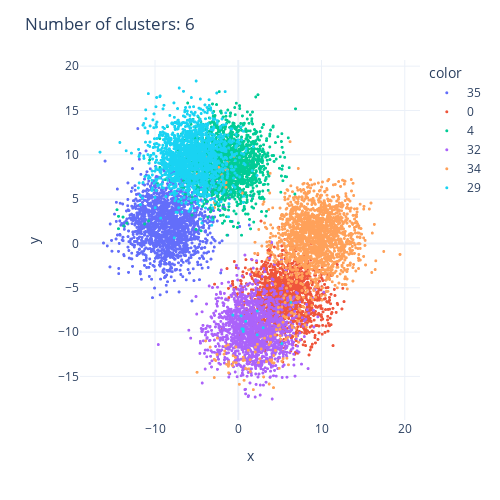

Source (notebook cell):
### Code cell
plot_cluster(data, graph)

### Figure 1 — Plotly figure (JSON) as saved in the notebook; plotly's stock layout.template omitted (floating-point values rounded to 4 significant figures; data arrays with more than 128 entries replaced by an {"elided": "..."} marker saying what was removed)
{"data": [{"hovertemplate": "color=35<br>x=%{x}<br>y=%{y}<extra></extra>", "legendgroup": "35", "marker": {"color": "#636efa", "size": 3, "symbol": "circle"}, "mode": "markers", "name": "35", "showlegend": true, "type": "scattergl", "x": {"elided": "1800 float values"}, "xaxis": "x", "y": {"elided": "1800 float values"}, "yaxis": "y"}, {"hovertemplate": "color=0<br>x=%{x}<br>y=%{y}<extra></extra>", "legendgroup": "0", "marker": {"color": "#EF553B", "size": 3, "symbol": "circle"}, "mode": "markers", "name": "0", "showlegend": true, "type": "scattergl", "x": {"elided": "1611 float values"}, "xaxis": "x", "y": {"elided": "1611 float values"}, "yaxis": "y"}, {"hovertemplate": "color=4<br>x=%{x}<br>y=%{y}<extra></extra>", "legendgroup": "4", "marker": {"color": "#00cc96", "size": 3, "symbol": "circle"}, "mode": "markers", "name": "4", "showlegend": true, "type": "scattergl", "x": {"elided": "1583 float values"}, "xaxis": "x", "y": {"elided": "1583 float values"}, "yaxis": "y"}, {"hovertemplate": "color=32<br>x=%{x}<br>y=%{y}<extra></extra>", "legendgroup": "32", "marker": {"color": "#ab63fa", "size": 3, "symbol": "circle"}, "mode": "markers", "name": "32", "showlegend": true, "type": "scattergl", "x": {"elided": "1595 float values"}, "xaxis": "x", "y": {"elided": "1595 float values"}, "yaxis": "y"}, {"hovertemplate": "color=34<br>x=%{x}<br>y=%{y}<extra></extra>", "legendgroup": "34", "marker": {"color": "#FFA15A", "size": 3, "symbol": "circle"}, "mode": "markers", "name": "34", "showlegend": true, "type": "scattergl", "x": {"elided": "1806 float values"}, "xaxis": "x", "y": {"elided": "1806 float values"}, "yaxis": "y"}, {"hovertemplate": "color=29<br>x=%{x}<br>y=%{y}<extra></extra>", "legendgroup": "29", "marker": {"color": "#19d3f3", "size": 3, "symbol": "circle"}, "mode": "markers", "name": "29", "showlegend": true, "type": "scattergl", "x": {"elided": "1605 float values"}, "xaxis": "x", "y": {"elided": "1605 float values"}, "yaxis": "y"}], "layout": {"height": 500, "legend": {"title": {"text": "color"}, "tracegroupgap": 0}, "margin": {"t": 60}, "title": {"text": "Number of clusters: 6"}, "width": 500, "xaxis": {"anchor": "y", "domain": [0, 1], "title": {"text": "x"}}, "yaxis": {"anchor": "x", "domain": [0, 1], "title": {"text": "y"}}}}
